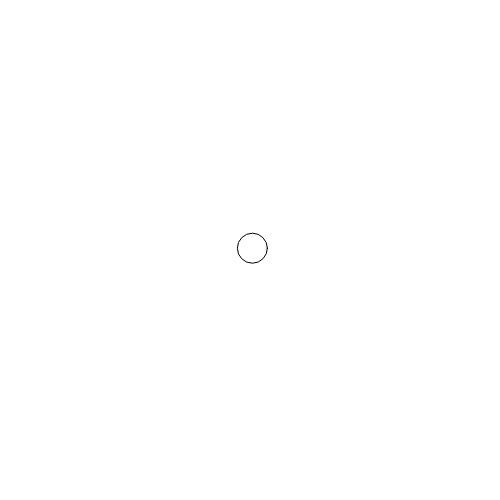
Frame 1 (no input)
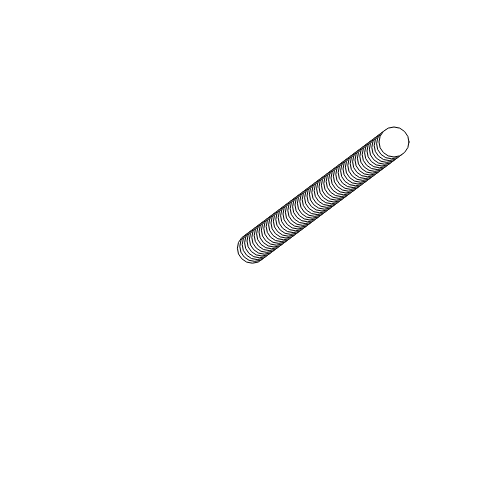
Frame 60 (no input)
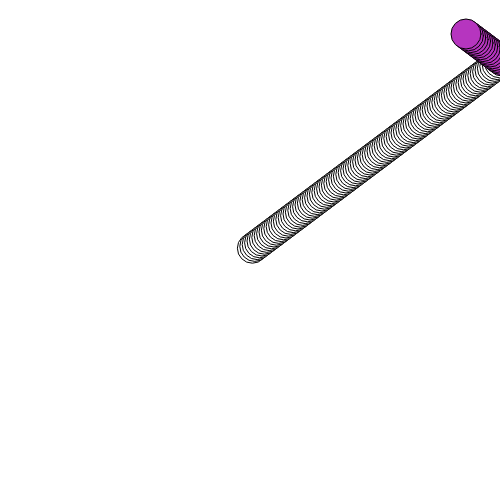
Frame 120 (the mouse pressed at the canvas centre since frame 60)

The p5.js sketch that drew these frames (run headless with seeded random() and noise() and a simulated clock; from frame 60 on, the mouse is pressed at the canvas centre):

// p5.js sketch
// ── sketch.js
let px, py
let vx, vy
let vel

function setup() {
	createCanvas(500, 500)
	px = width/2
	py = height/2

	vel = 3
	vx  = 4
	vy  = -3

	// Calcoliamo il modulo del nostro vettore velocità:
	const modulo = sqrt(vx * vx + vy * vy)
	console.log("modulo = " + modulo)
	console.log("vx, vy = " + vx + ", " + vy)

	// Normalizziamo il vettore velocità:
	vx = vx / modulo
	vy = vy / modulo
	console.log("modulo = " + sqrt(vx * vx + vy * vy))
	console.log("vx, vy = " + vx + ", " + vy)


	vx = vx * vel
	vy = vy * vel
	console.log("modulo = " + sqrt(vx * vx + vy * vy))
	console.log("vx, vy = " + vx + ", " + vy)

	background(255)
}

function draw() {

	px = px + vx
	py = py + vy

	if (px < 0 || px > width) {
		vx = -vx
		fill(random(255),random(255),random(255))
	}

	if (py < 0 || py > height) {
		vy = -vy
		fill(random(255),random(255),random(255))
	}

	circle(px, py, 30)

}
